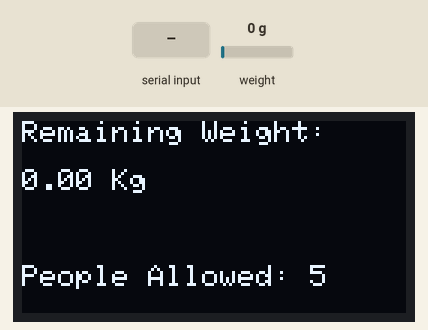
Bench run of a sketch on a simulated Arduino Uno, built with avr-gcc and run on an emulated ATmega328P. On the bench: 128×64 one-colour display. Inputs (shaded band) come from the test bench; at power-on: weight on the scale 0 g. What the sketch prints to the serial monitor is not drawn.

Above: at 3.4 s.
3.5 s: weight on the scale set to 100 g
At 5.4 s:
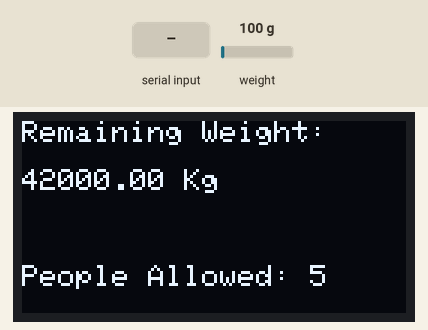
5.7 s: "+" received over Serial
At 7.8 s:
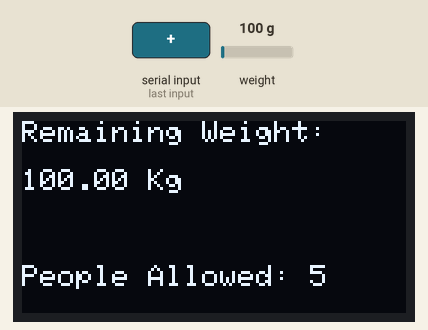
8.8 s: weight on the scale set to 1250 g
At 10.0 s:
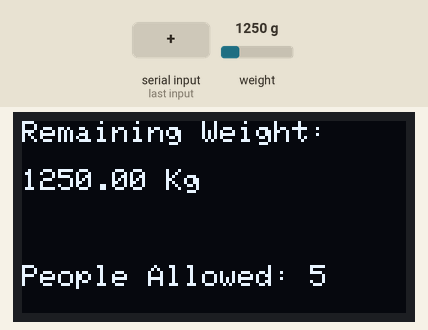
10.3 s: "-" received over Serial
At 12.3 s:
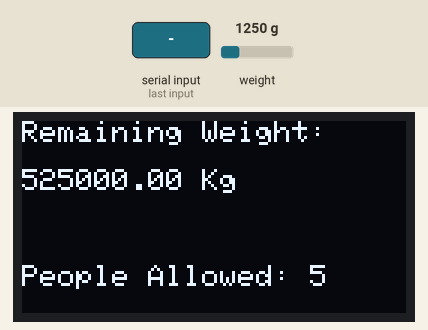
13.4 s: weight on the scale set to 2500 g
At 14.6 s:
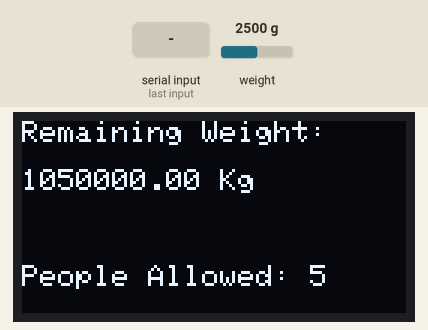
Timing chart, 0 to 15.9 s (numbered marks = the images above; inputs shaded):
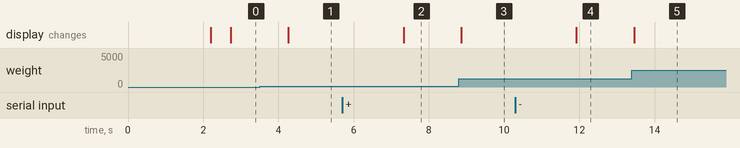

The sketch:

oled_code.ino
```cpp
#include <Adafruit_GFX.h>
#include <Adafruit_SSD1306.h>
#include "HX711.h"

#define SCREEN_WIDTH 128
#define SCREEN_HEIGHT 64
#define OLED_RESET -1

#define DOUT 6
#define CLK 7

HX711 scale;

Adafruit_SSD1306 display(SCREEN_WIDTH, SCREEN_HEIGHT, &Wire, OLED_RESET);

float calibration_factor = 0; // Initial calibration factor

void setup() {
  Serial.begin(9600);

  if (!display.begin(SSD1306_SWITCHCAPVCC, 0x3C)) {
    Serial.println(F("SSD1306 allocation failed"));
    for (;;); // Don't proceed, loop forever
  }

  display.clearDisplay();
  display.setTextSize(1);
  display.setTextColor(SSD1306_WHITE);

  Serial.println("HX711 calibration sketch");
  Serial.println("Remove all weight from scale");
  Serial.println("After readings begin, place a known weight on the scale");

  scale.begin(DOUT, CLK);
  scale.set_scale();

  Serial.println("Press + or a to increase calibration factor");
  Serial.println("Press - or z to decrease calibration factor");

  scale.tare(); // Reset the scale to 0
  long zero_factor = scale.read_average(); // Get a baseline reading
  Serial.print("Zero factor: ");
  Serial.println(zero_factor);

  display.setCursor(0, 0);
  display.print("Calibration Factor:");
  display.setCursor(0, 16);
  display.print(calibration_factor);

  display.display();
}

void loop() {
  char input = Serial.read();
  if (input == '+' || input == 'a') {
    calibration_factor += 10;
  } else if (input == '-' || input == 'z') {
    calibration_factor -= 10;
  }

  scale.set_scale(calibration_factor);

  float weight = scale.get_units(5);
  if (weight < 0) {
    weight = 0.00;
  }

  display.clearDisplay();

  display.setTextSize(1);
  display.setTextColor(SSD1306_WHITE);

  display.setCursor(0, 0);
  display.print("Remaining Weight:");

  display.setCursor(0, 16);
  display.print(String(weight) + " Kg");

  display.setCursor(0, 48);
  display.print("People Allowed: 5");

  display.display();

  delay(1000);
}
```

Measured:
- after the input at 3.5 s, the display: changes after 0.77 s (image 1)
- after the input at 5.7 s, the display: changes after 1.6 s (image 2)
- after the input at 8.8 s, the display: changes after 0.06 s (image 3)
- after the input at 10.3 s, the display: changes after 1.6 s (image 4)
- after the input at 13.4 s, the display: changes after 0.06 s (image 5)
